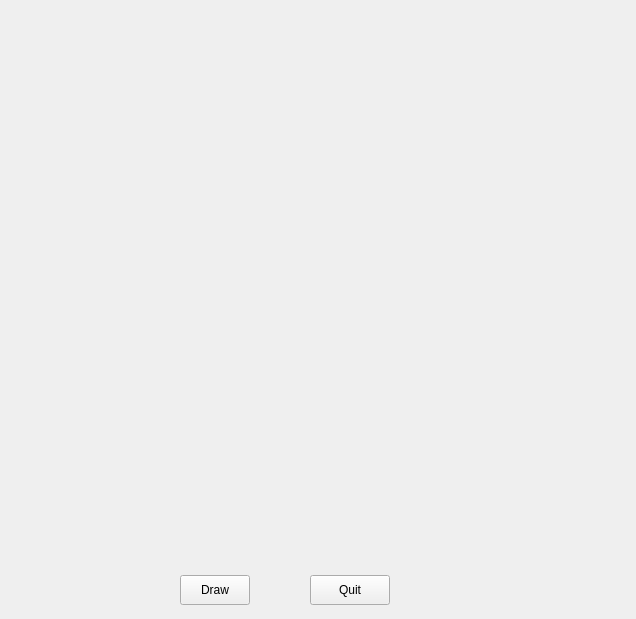
<?xml version="1.0" encoding="UTF-8"?>
<ui version="4.0">
 <class>MainWindow</class>
 <widget class="QMainWindow" name="MainWindow">
  <property name="geometry">
   <rect>
    <x>0</x>
    <y>0</y>
    <width>636</width>
    <height>619</height>
   </rect>
  </property>
  <property name="windowTitle">
   <string>MainWindow</string>
  </property>
  <widget class="QWidget" name="centralwidget">
   <widget class="QPushButton" name="btnDraw">
    <property name="geometry">
     <rect>
      <x>180</x>
      <y>575</y>
      <width>70</width>
      <height>30</height>
     </rect>
    </property>
    <property name="text">
     <string>Draw</string>
    </property>
   </widget>
   <widget class="QWidget" name="clientWidget" native="true">
    <property name="geometry">
     <rect>
      <x>10</x>
      <y>79</y>
      <width>621</width>
      <height>491</height>
     </rect>
    </property>
   </widget>
   <widget class="QPushButton" name="btnQuit">
    <property name="geometry">
     <rect>
      <x>310</x>
      <y>575</y>
      <width>80</width>
      <height>30</height>
     </rect>
    </property>
    <property name="text">
     <string>Quit</string>
    </property>
   </widget>
  </widget>
 </widget>
 <resources/>
 <connections/>
</ui>
